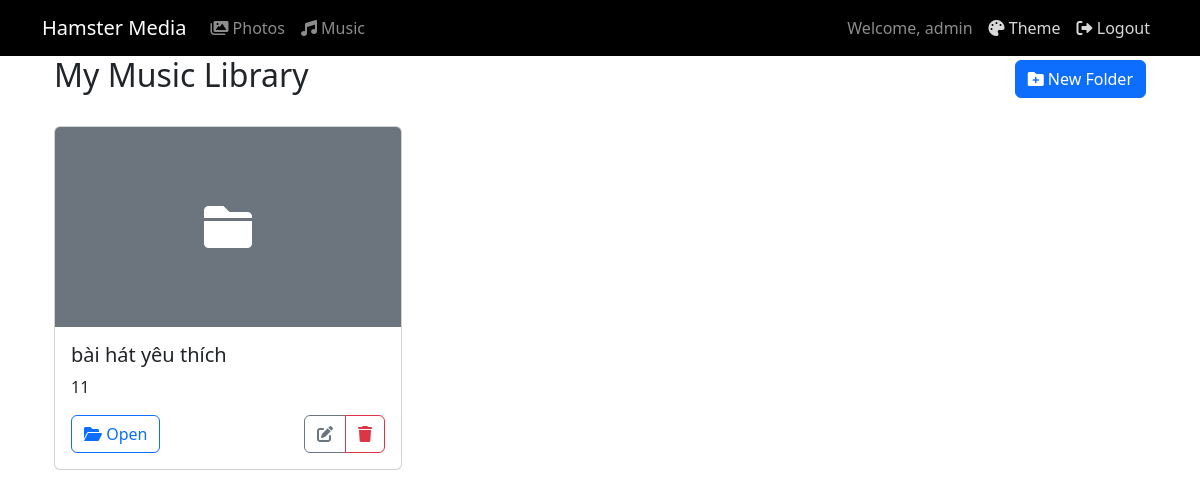
The app's page /music/ (signed in), older data.
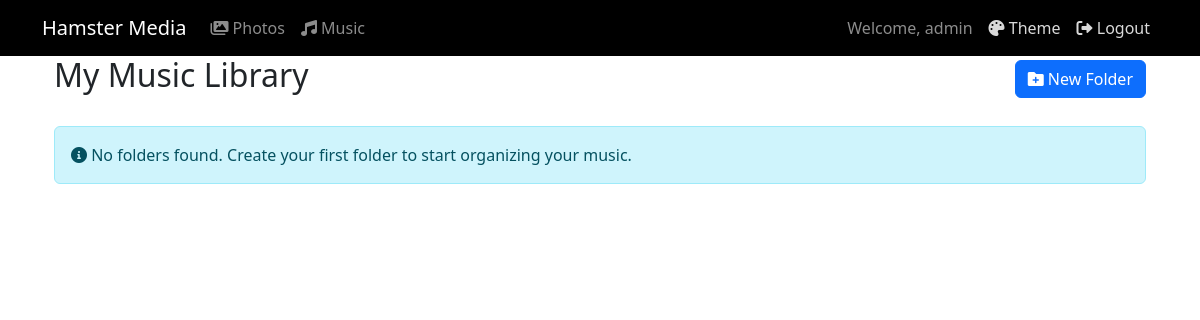
The same page, newer data.
### music/models.py (models this page shows, shortened)
class Playlist(models.Model):
    name = models.CharField(max_length=200)
    description = models.TextField(blank=True)
    songs = models.ManyToManyField('Song', related_name='playlists')
    user = models.ForeignKey(User, on_delete=models.CASCADE, related_name='playlists')
    parent = models.ForeignKey('self', on_delete=models.CASCADE, null=True, blank=True, related_name='sub_playlists')
    created_at = models.DateTimeField(auto_now_add=True)
    is_public = models.BooleanField(default=True)
    cover_image = models.ImageField(upload_to='playlist_covers/', null=True, blank=True)

### music/views.py (the view)
# urls.py: path('', views.index, name='index'),
def index(request):
    playlists = Playlist.objects.filter(user=request.user, parent=None)
    return render(request, 'music/index.html', {
        'playlists': playlists
    })

### templates/music/index.html (shortened to what this page needs)
{% extends 'base.html' %}
{% block content %}
<div class="container mt-4">
    <div class="row">
        <div class="col-md-12">
            <div class="d-flex justify-content-between align-items-center mb-4">
                <h2>My Music Library</h2>
                <a href="{% url 'music:create_playlist' %}" class="btn btn-primary">
                    <i class="fas fa-folder-plus"></i> New Folder
                </a>
            </div>
            <div class="row">
                {% for playlist in playlists %}
                <div class="col-md-4 mb-4">
                    <div class="card h-100">
                        {% if playlist.cover_image %}
                            <img src="{{ playlist.cover_image.url }}" class="card-img-top" alt="{{ playlist.name }}" style="height: 200px; object-fit: cover;">
                        {% else %}
                            <div class="card-img-top bg-secondary d-flex align-items-center justify-content-center" style="height: 200px;">
                                <i class="fas fa-folder fa-3x text-white"></i>
                            </div>
                        {% endif %}
                        <div class="card-body">
                            <h5 class="card-title">{{ playlist.name }}</h5>
                            <p class="card-text">{{ playlist.description|truncatechars:100 }}</p>
                            <div class="d-flex justify-content-between">
                                <a href="{% url 'music:playlist_detail' playlist.pk %}" class="btn btn-outline-primary">
                                    <i class="fas fa-folder-open"></i> Open
                                </a>
                                <div class="btn-group">
                                    <a href="{% url 'music:playlist_update' playlist.pk %}" class="btn btn-outline-secondary">
                                        <i class="fas fa-edit"></i>
                                    </a>
                                    <a href="{% url 'music:playlist_delete' playlist.pk %}" class="btn btn-outline-danger">
                                        <i class="fas fa-trash"></i>
                                    </a>
                                </div>
                            </div>
                        </div>
                    </div>
                </div>
                {% empty %}
                <div class="col-12">
                    <div class="alert alert-info">
                        <i class="fas fa-info-circle"></i> No folders found. Create your first folder to start organizing your music.
                    </div>
                </div>
                {% endfor %}
            </div>
        </div>
    </div>
</div>
{% endblock %}

### templates/base.html (shortened to what this page needs)
<!DOCTYPE html>
<html lang="en">
<head>
    <link href="https://cdn.jsdelivr.net/npm/bootstrap@5.3.2/dist/css/bootstrap.min.css" rel="stylesheet">
    <link href="https://cdnjs.cloudflare.com/ajax/libs/font-awesome/6.0.0/css/all.min.css" rel="stylesheet">
</head>
<body>
    <nav class="navbar navbar-expand-lg navbar-dark">
        <div class="container">
            <a class="navbar-brand" href="{% url 'gallery:home' %}">Hamster Media</a>
            <div class="collapse navbar-collapse" id="navbarNav">
                <ul class="navbar-nav me-auto">
                    {% if user.is_authenticated %}
                        <li class="nav-item">
                            <a class="nav-link" href="{% url 'gallery:album_list' %}">
                                <i class="fas fa-images"></i> Photos
                            </a>
                        </li>
                        <li class="nav-item">
                            <a class="nav-link" href="{% url 'music:index' %}">
                                <i class="fas fa-music"></i> Music
                            </a>
                        </li>
                    {% endif %}
                </ul>
                <ul class="navbar-nav">
                    {% if user.is_authenticated %}
                        <li class="nav-item">
                            <span class="nav-link">Welcome, {{ user.username }}</span>
                        </li>
                        <li class="nav-item">
                            <button class="btn btn-link nav-link" data-bs-toggle="modal" data-bs-target="#themeModal">
                                <i class="fas fa-palette"></i> Theme
                            </button>
                        </li>
                        <li class="nav-item">
                            <form method="post" action="{% url 'users:logout' %}" class="d-inline">
                                <button type="submit" class="btn btn-link nav-link">
                                    <i class="fas fa-sign-out-alt"></i> Logout
                                </button>
                            </form>
                        </li>
                    {% endif %}
                </ul>
            </div>
        </div>
    </nav>
    <div class="main-content">
        <div class="container">
            {% block content %}
            {% endblock %}
        </div>
    </div>
</body>
</html>

Row changes from the older to the newer data that the page shows:
removed Playlist: name "bài hát yêu thích", description "11"
Text that changed along with them:
text now shown: "No folders found. Create your first folder to start organizing your music."
